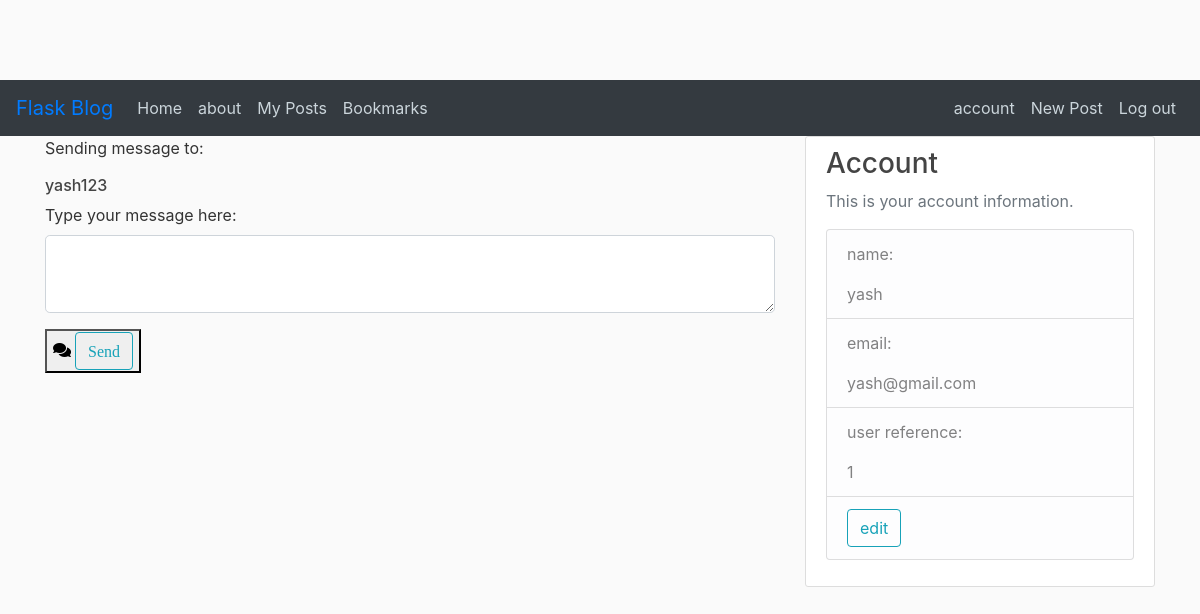
Page /message/2 (signed in) on the earlier database version.
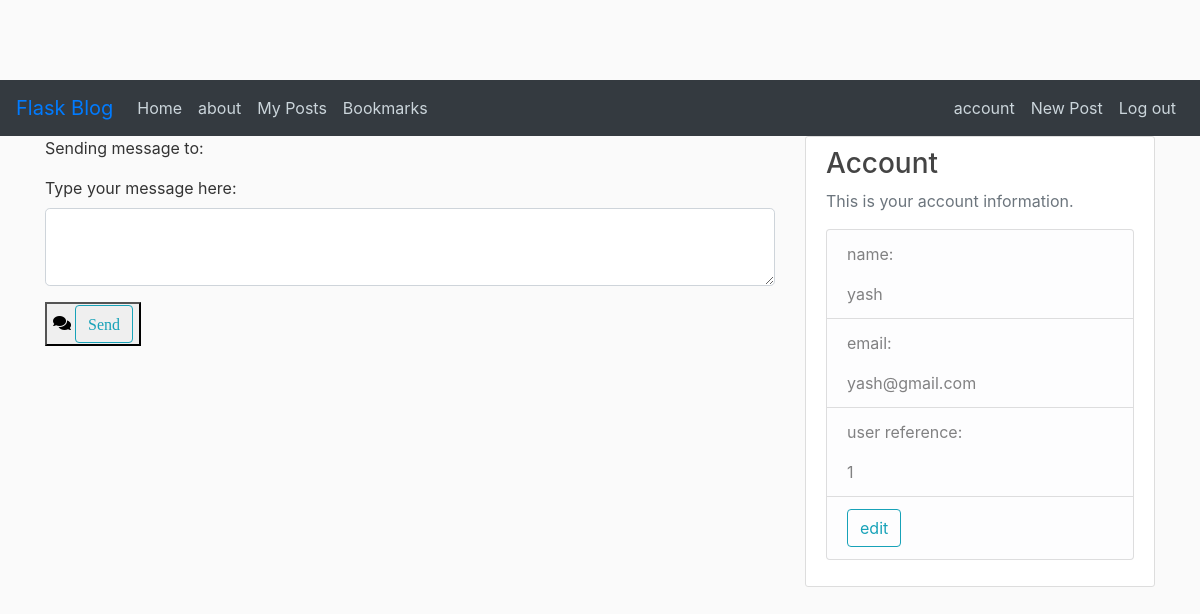
Same page on the later database version.
### flaskblog/models.py (models this page shows, shortened)
class User(db.Model, UserMixin):
	id = db.Column(db.Integer, primary_key = True)
	username = db.Column(db.String(20), unique = True, nullable = False)
	email = db.Column(db.String(120), unique = True, nullable = False)
	image_file = db.Column(db.String(20), nullable = False, default = 'default.jpg')
	password = db.Column(db.String(60), nullable = False)
	posts = db.relationship('Post', backref = 'author', lazy = True)
	bookmarks = db.relationship('Post', secondary=user_bookmarks, backref=db.backref('users', lazy='dynamic'))
	comments = db.relationship('Comment', backref = 'commenter', lazy= True)
	messages = db.relationship('Message', backref = 'sender', lazy = 'dynamic', foreign_keys = 'Message.uidsender')
	receiver = db.relationship('Message', backref = 'received', lazy = 'dynamic', foreign_keys = 'Message.uidreceiver')

### flaskblog/routes.py (the view)
@app.route("/message/<int:user_id>", methods=['GET', 'POST'])
@login_required
def message(user_id):
	form = MessageForm()
	receiver = User.query.get(user_id)
	x = current_user.id
	if form.validate_on_submit():
		message = Message(sender=x, received=user_id, text = form.text.data)
		db.session.add(message)
		db.session.commit()
		flash('message sent successfully', 'success')
		return redirect(url_for('home'))
	return render_template('message.html', title= 'Message', form = form, user = receiver)

### flaskblog/forms.py
class MessageForm(FlaskForm):
	text = TextAreaField('Type your message here: ', validators=[DataRequired(), Length(min=5, max=600)])
	submit = SubmitField('Send')

### flaskblog/models.py (called while the page is built)
@login_manager.user_loader
def load_user(user_id):
	return User.query.get(int(user_id))

### flaskblog/templates/message.html (shortened to what this page needs)
 {% extends "layout.html" %}
{% block content %}
  <p>Sending message to: </p><h6>{{ user.username }}</h6>
  <form method="POST" action="" enctype="multipart/form-data">
      <fieldset class="form-group">
          <div class="form-row">
            <div class="col">
                {{ form.text.label(class="form-control-label") }}
                {{ form.text(class="form-control form-control-lg") }}
              </div>
            </div>
        </fieldset>
      <div class="form-group">
        <button type="submit"><i class="fa fa-comments">
        {{ form.submit(class="btn btn-outline-info") }}
        </i></button>
      </div>
    </form>
{% endblock content %}

Differences in the rows shown:
removed User: username "yash123"
